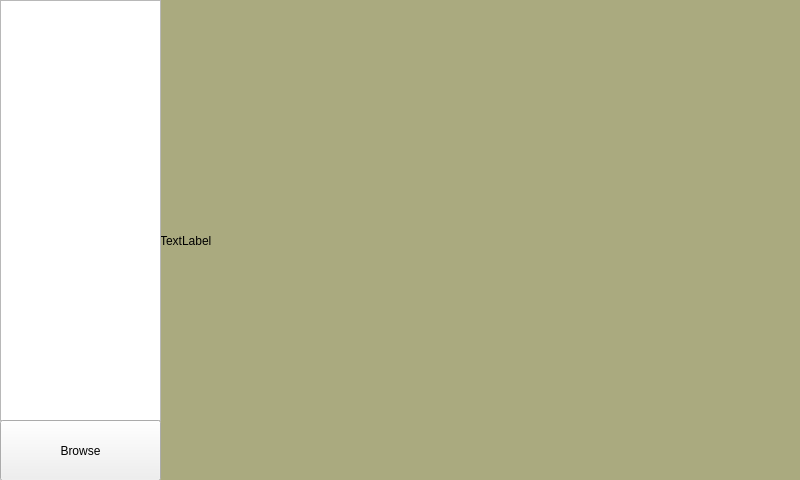
<?xml version="1.0" encoding="UTF-8"?>
<ui version="4.0">
 <class>Imagebrowsing</class>
 <widget class="QMainWindow" name="Imagebrowsing">
  <property name="geometry">
   <rect>
    <x>0</x>
    <y>0</y>
    <width>800</width>
    <height>480</height>
   </rect>
  </property>
  <property name="windowTitle">
   <string>MainWindow</string>
  </property>
  <widget class="QWidget" name="centralwidget">
   <widget class="QLabel" name="picLabel">
    <property name="geometry">
     <rect>
      <x>160</x>
      <y>0</y>
      <width>641</width>
      <height>481</height>
     </rect>
    </property>
    <property name="styleSheet">
     <string notr="true">background-color: rgb(170, 170, 127);</string>
    </property>
    <property name="text">
     <string>TextLabel</string>
    </property>
   </widget>
   <widget class="QListWidget" name="listWidget">
    <property name="geometry">
     <rect>
      <x>0</x>
      <y>0</y>
      <width>161</width>
      <height>421</height>
     </rect>
    </property>
   </widget>
   <widget class="QPushButton" name="browseBtn">
    <property name="geometry">
     <rect>
      <x>0</x>
      <y>420</y>
      <width>161</width>
      <height>61</height>
     </rect>
    </property>
    <property name="text">
     <string>Browse</string>
    </property>
   </widget>
  </widget>
 </widget>
 <resources/>
 <connections/>
</ui>
